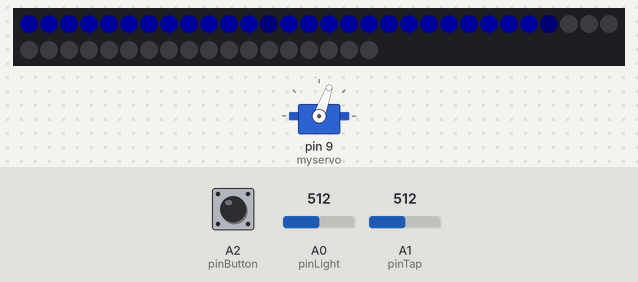
Recording of a sketch running on a simulated Arduino Uno, built with avr-gcc and run on an emulated ATmega328P. Parts: 48 RGB LEDs in strip order, left to right, continuing on the next row, servo. Inputs (shaded band) come from the test bench; at power-on: A2 (pinButton) LOW, A1 (pinTap) = 512, A0 (pinLight) = 512. Dim RGB values are drawn brighter than linear; colours are those a GRB WS2812 strip shows for the declared byte order; what the sketch prints to the serial monitor is not drawn.

Above: at 1.7 s.
1.8 s: A2 (pinButton) pulled HIGH for 0.15 s
At 3.0 s:
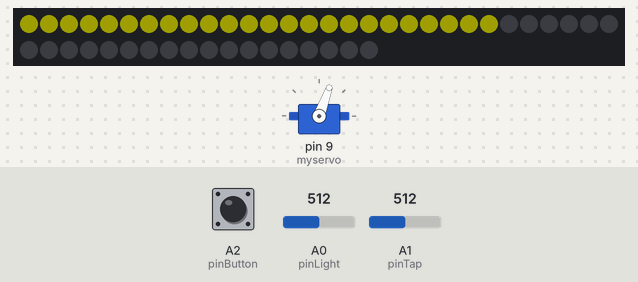
4.0 s: A2 (pinButton) pulled HIGH for 1 s
At 4.49 s:
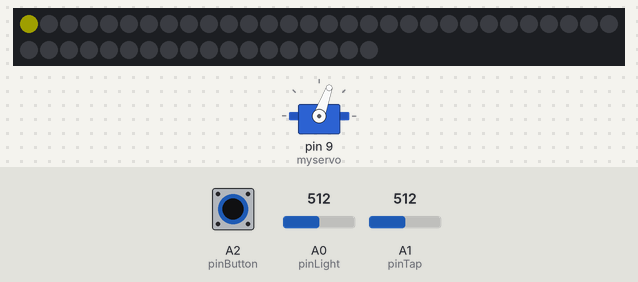
6.5 s: A1 (pinTap) set to 1023
8.5 s: A2 (pinButton) pulsed HIGH 2 times (0.12 s each, 0.3 s apart)
At 10.1 s:
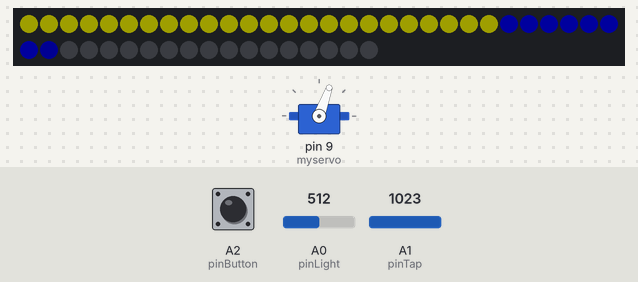
10.9 s: A2 (pinButton) pulsed HIGH 5 times (0.12 s each, 0.3 s apart)
At 11.77 s:
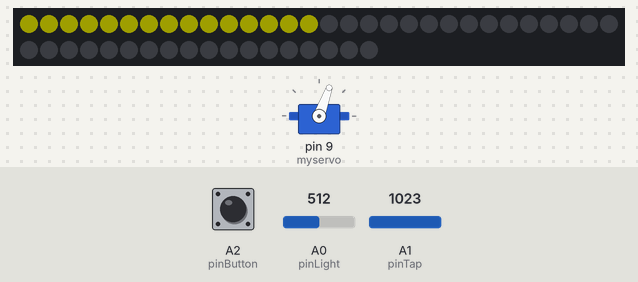
Timing chart, 0 to 13.9 s (numbered marks = the images above; inputs shaded):
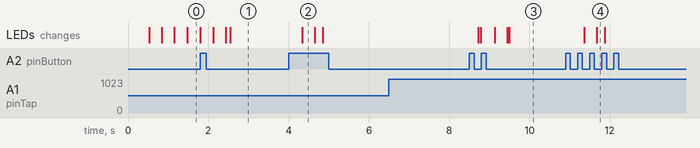

Measured:
- after the input at 4.0 s, the LEDs: change after 0.34 s (image 2)
- after the input at 6.5 s, every drawn part: stays the same
- after the input at 8.5 s, the LEDs: first change after 0.22 s (image 3 shows a later state)
- after the input at 10.9 s, the LEDs: first change after 0.46 s (image 4 shows a later state)

The sketch:

tamagotchiLedRing.ino
```cpp
#include <FastLED.h>
#include <Servo.h>

#define NUM_LEDS 48 // number of LEDs in ring
#define DATA_PIN 4 // data pin for LED ring
#define LED_TYPE WS2812B // controller type for LEDs
#define WATER_MODE 0
#define SUNLIGHT_MODE 1
#define MAX_BRIGHTNESS 30
#define TAP_INPUT_THRESHOLD 10 //minimum value needed for tap to be considered open


CRGB leds[NUM_LEDS];
Servo myservo;  // create servo object to control a servo

const int pinTap = A1; //potentiometer port
int tapValue = 0; //fallback tap reading

const int pinLight = A0;//LDR port
int sunlightValue = 0;

const int pinButton = A2; //Button port
bool buttonChanged = false;

int waterLevel = 26*255 + 10; // Set starting water level here: this shows 26 full LED's plus some excess
const int MAX_WATER_LEVEL = 48*255;
bool statModeChanged = true; //true if user has just switched which stat they are viewing
int statMode = WATER_MODE; //0 = water, 1 = health

int growth = 0;
int servoVal = 70; // sets inital servo angle to 70 (makes it kind of horizontal)

void setup() {

  // initialize the pushbutton pin as an input:
  pinMode(pinButton, INPUT);

  FastLED.addLeds<LED_TYPE, DATA_PIN>(leds, NUM_LEDS);
  FastLED.clear();
  FastLED.show();

  Serial.begin(9600);

  myservo.attach(9);
  myservo.write(servoVal);
  delay(500);
  myservo.detach();
}

void loop() {

  // int buttonValue = digitalRead(pinButton);
  // Serial.print('\n');
  // Serial.print("button: ");
  // Serial.print(buttonValue);
  // Serial.print('\n');

  // updateButton();

  // Serial.print("Stat mode: ");
  // Serial.print(statMode);
  // Serial.print('\n');
  updateButton();

  if(statMode == WATER_MODE){
    if(statModeChanged) setAllLeds(CRGB(0, 0, 0));
    int num_full_leds = waterLevel / 255; //number of LED's that should be at max brightness
    int excessWater = waterLevel % 255; //amount of water leftover after filling max LED's

    //Fill first LED's to max brightness
    for (int i = 0; i < num_full_leds; i++){
      leds[i] = CRGB(0, 0, MAX_BRIGHTNESS); //blue base colour
      if(statModeChanged){ //only animate loading up if stat we are viewing has changed (or on startup)
        delay(20);
        updateButton();
      }
      updateButton();
      FastLED.show();
    }

    //Fill next LED to leftover water brightness
    Serial.println(excessWater * 200/255);
    if (num_full_leds < NUM_LEDS){
      // Serial.print(excessWater);
      leds[num_full_leds] = CRGB(0, 0, excessWater * MAX_BRIGHTNESS / 255);
    }
    FastLED.show();
    statModeChanged = false;
  }

  sunlightValue = analogRead(pinLight);
  Serial.print("sunlight: ");
  Serial.print(sunlightValue);
  Serial.print('\n');

  if(statMode == SUNLIGHT_MODE){
    Serial.print("now displaying sunlight");
    if(statModeChanged) setAllLeds(CRGB(0, 0, 0));
    int num_sunlight_leds = (sunlightValue * NUM_LEDS) / 1024;
    for(int i = 0; i < num_sunlight_leds; i++){
      leds[i] = CRGB(MAX_BRIGHTNESS, MAX_BRIGHTNESS, 0);
      if(statModeChanged){
        FastLED.show();
        delay(20);
        updateButton();
      }
    }
    statModeChanged = false;
    FastLED.show();
  }


  tapValue = analogRead(pinTap);
  if(tapValue > TAP_INPUT_THRESHOLD){
    waterLevel += map(tapValue, 0, 1023, 0, 150);
    if(statMode == WATER_MODE) tapOpenAnimation(map(tapValue, 0, 1023, 50, 10));
    else{
      for(int i = 0; i< waterLevel / 255; i++){
        delay(map(tapValue, 0, 1023, 50, 10));//fake delay so rate of change consistent when we are showing other stats
        updateButton();
      }
    }
  }
  else{
    if(statMode == WATER_MODE) tapClosedAnimation();
    else{
      for(int i = 0; i< waterLevel / 255; i++) {
        updateButton();
        delay(20);
        } //fake delay so rate of change consistent when we are showing other stats
    }
    waterLevel -= 60;
  }

  // ensure water level is bounded
  if(waterLevel < 0) waterLevel = 0;
  if(waterLevel > MAX_WATER_LEVEL) waterLevel = MAX_WATER_LEVEL;


  buttonChanged = false;

}

//set all Led's to a given colour
void setAllLeds(CRGB colour){
  for(int i = 0; i < NUM_LEDS; i++){
    leds[i] = colour;
  }
}

//creates water filling / loading effect by temporarily dimming each light in ascending order
void tapOpenAnimation(int fillSpeed){
  for(int i = 0; i < waterLevel / 255; i++){
      CRGB temp = leds[i];
      leds[i] = CRGB(0, 0, 3); //blue base colour
      FastLED.show();
      delay(fillSpeed);
      leds[i] = temp;
      updateButton();
  }
}

//creates water reducing effect by dimming lights in reverse order
void tapClosedAnimation(){
  for(int i = waterLevel / 255; i >= 0; i--){
      CRGB temp = leds[i];//save original colour
      leds[i] = CRGB(0, 0, 3); //dim light temporarily
      FastLED.show();
      delay(20);
      updateButton();
      leds[i] = temp;//restore light to original brightness
  }
}

//checks if button is being pressed and updates stat mode accordingly
void updateButton(){
  if(digitalRead(pinButton) == HIGH && !buttonChanged){
    statMode += 1;
    if(statMode > SUNLIGHT_MODE) statMode = 0; //reset to first mode if we've cycled through them all
    buttonChanged = true;
    statModeChanged = true;
    delay(100);//Delay added incase button click lasts longer than one tick
  }
}
```
